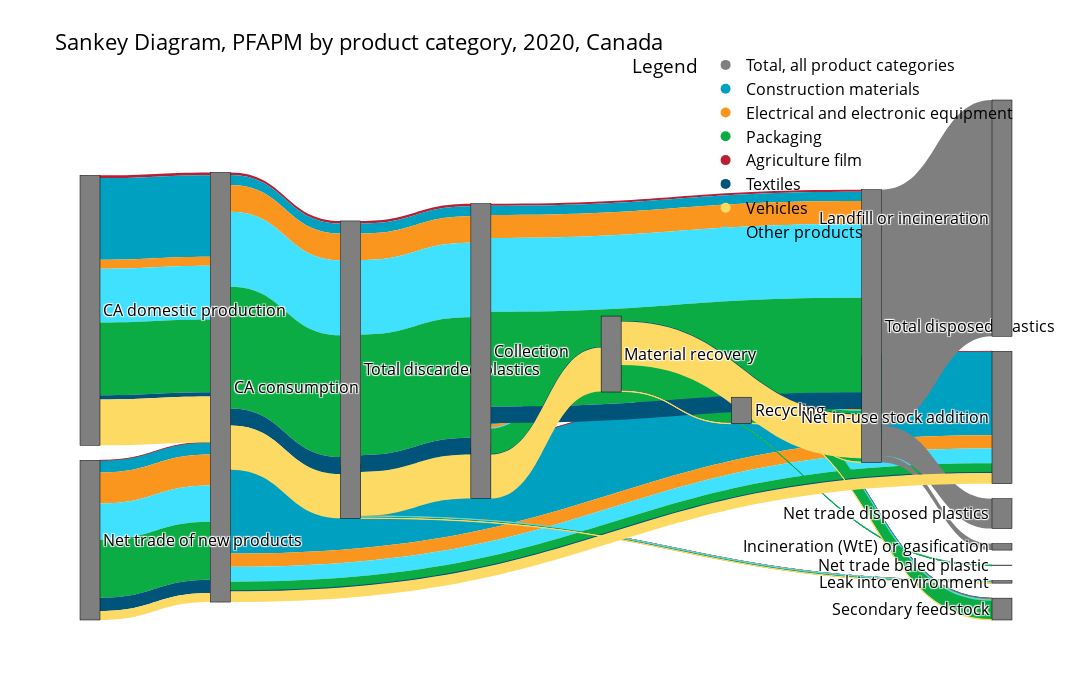

The notebook cell saved with this chart:
### Code cell
#create unique list of source/'From' and target/'To' for plotly
unique_from_to = list(pd.unique(links[['From','To']].values.ravel('K')))

# Create a list of unique nodes
unique_nodes = pd.concat([links['From'], links['To']]).unique()
node_index = {node: i for i, node in enumerate(unique_nodes)}

# Create new columns for indices in a safe way
links = links.assign(
    FromIndex=links['From'].map(node_index),
    ToIndex=links['To'].map(node_index))

#plot plotly Sankey
fig = go.Figure(data=[go.Sankey(
    valueformat = None,
    valuesuffix = 't', #all flows in unit tonnes
    node = dict(
      pad = 15,
      thickness = 20,
      line = dict(color = "black", width = 0.5),
      label = unique_from_to,
      color = "#7F7F7F"
    ),
    link = dict(
      source = links['FromIndex'], # indices correspond to labels
      target = links['ToIndex'],
      value = links['VALUE'],
        color = links['Colour_HEX']
  ))])

# Create legend
legend_trace = []
#creat two lists for legend of product categories and colour
categories= data_selection_StatCan_prod['Product category']
colors= data_selection_StatCan_prod['Colour_HEX']
#remove not-considered sub-categories of Electrical and electronic equipment (Electronics, Major appliances, Other electrical and electronic equipment)
#and of Packaging (Bottles, Film, Non-bottle rigid, Other packaging products)
    #remove index 3,4,5 and 7,8,9,10
categories= categories.drop([3,4,5,7,8,9,10])
colors= colors.drop([3,4,5,7,8,9,10])
for idx, (cat, color) in enumerate(zip(categories, colors)):
    legend_trace.append(go.Scatter(
        x=[None],
        y=[None],
        mode='markers',
        marker=dict(size=10, color=color),
        name=cat
    ))

# Add legend to the figure
for trace in legend_trace:
    fig.add_trace(trace)

fig.update_layout(
    title_text="Sankey Diagram, PFAPM by product category, 2020, Canada", 
    font_size=10,
    font_color = "black",
    xaxis=dict(visible=False),
    yaxis=dict(visible=False),
    showlegend=True,
    legend=dict(
        title='Legend',
        orientation='h',
        yanchor='top',
        y=1.1,
        xanchor='right',
        x=0.9),
    width=1920,
    height=700,
    font=dict(size=16),
    plot_bgcolor='rgba(0,0,0,0)',     # Transparent plot area
    paper_bgcolor='rgba(0, 0, 0, 0)', # Transparent figure background
)
fig.show()

### Figure 1 — Plotly figure (JSON) as saved in the notebook; plotly's stock layout.template omitted (floating-point values rounded to 4 significant figures)
{"data": [{"link": {"color": ["#B91E32", "#B91E32", "#B91E32", "#B91E32", "#B91E32", "#B91E32", "#B91E32", "#B91E32", "#B91E32", "#B91E32", "#B91E32", "#B91E32", "#B91E32", "#00A1C0", "#00A1C0", "#00A1C0", "#00A1C0", "#00A1C0", "#00A1C0", "#00A1C0", "#00A1C0", "#00A1C0", "#00A1C0", "#00A1C0", "#00A1C0", "#00A1C0", "#FA961E", "#FA961E", "#FA961E", "#FA961E", "#FA961E", "#FA961E", "#FA961E", "#FA961E", "#FA961E", "#FA961E", "#FA961E", "#FA961E", "#FA961E", "#40E0FF", "#40E0FF", "#40E0FF", "#40E0FF", "#40E0FF", "#40E0FF", "#40E0FF", "#40E0FF", "#40E0FF", "#40E0FF", "#40E0FF", "#40E0FF", "#40E0FF", "#0BAC43", "#0BAC43", "#0BAC43", "#0BAC43", "#0BAC43", "#0BAC43", "#0BAC43", "#0BAC43", "#0BAC43", "#0BAC43", "#0BAC43", "#0BAC43", "#0BAC43", "#005379", "#005379", "#005379", "#005379", "#005379", "#005379", "#005379", "#005379", "#005379", "#005379", "#7F7F7F", "#7F7F7F", "#7F7F7F", "#FDDA64", "#FDDA64", "#FDDA64", "#FDDA64", "#FDDA64", "#FDDA64", "#FDDA64", "#FDDA64", "#FDDA64", "#FDDA64", "#FDDA64", "#FDDA64", "#FDDA64"], "source": [0, 1, 1, 2, 3, 4, 5, 0, 6, 6, 4, 4, 2, 0, 1, 1, 2, 3, 4, 5, 0, 6, 6, 4, 4, 2, 0, 1, 1, 2, 3, 4, 5, 0, 6, 6, 4, 4, 2, 0, 1, 1, 2, 3, 4, 5, 0, 6, 6, 4, 4, 2, 0, 1, 1, 2, 3, 4, 5, 0, 6, 6, 4, 4, 2, 0, 1, 1, 2, 3, 5, 0, 4, 4, 2, 7, 7, 7, 0, 1, 1, 2, 3, 4, 5, 0, 6, 6, 4, 4, 2], "target": [1, 7, 4, 8, 2, 9, 2, 10, 11, 7, 7, 6, 0, 1, 7, 4, 8, 2, 9, 2, 10, 11, 7, 7, 6, 0, 1, 7, 4, 8, 2, 9, 2, 10, 11, 7, 7, 6, 0, 1, 7, 4, 8, 2, 9, 2, 10, 11, 7, 7, 6, 0, 1, 7, 4, 8, 2, 9, 2, 10, 11, 7, 7, 6, 0, 1, 7, 4, 8, 2, 2, 10, 7, 6, 0, 12, 13, 14, 1, 7, 4, 8, 2, 9, 2, 10, 11, 7, 7, 6, 0], "value": [43890.0, 33700.0, 10190.0, 8863.0, 7770.0, 0.0, 45370.0, 390.0, 7185.0, 1172.0, 1834.0, 8357.0, 44280.0, 164600.0, 153300.0, 11310.0, 1380000.0, 192900.0, 5164.0, 1353000.0, 1463.0, 3684.0, 921.0, 1537.0, 9769.0, 166100.0, 439200.0, 382800.0, 56200.0, 221200.0, 514400.0, 147.0, 150000.0, 4006.0, 24190.0, 5321.0, 26840.0, 29370.0, 443200.0, 1234000.0, 1222000.0, 10970.0, 246700.0, 600900.0, 124.0, 888600.0, 9276.0, 7520.0, 2083.0, 1492.0, 9479.0, 1243000.0, 2000000.0, 1569000.0, 430000.0, 149200.0, 959100.0, 4639.0, 1208000.0, 17780.0, 313500.0, 64180.0, 56940.0, 373000.0, 2018000.0, 278100.0, 275400.0, 2450.0, 9834.0, 221800.0, 68680.0, 2473.0, 333.0, 2116.0, 280600.0, 107600.0, 3917000.0, 496200.0, 727600.0, 0.0, 727600.0, 177700.0, 149600.0, 0.0, 760700.0, 4977.0, 6161.0, 1114.0, 720300.0, 7276.0, 732600.0]}, "node": {"color": "#7F7F7F", "label": ["Total discarded plastics", "Collection", "CA consumption", "Net trade of new products", "Material recovery", "CA domestic production", "Recycling", "Total disposed plastics", "Net in-use stock addition", "Net trade baled plastic", "Leak into environment", "Secondary feedstock", "Incineration (WtE) or gasification", "Landfill or incineration", "Net trade disposed plastics"], "line": {"color": "black", "width": 0.5}, "pad": 15, "thickness": 20}, "valuesuffix": "t", "type": "sankey"}, {"marker": {"color": "#7F7F7F", "size": 10}, "mode": "markers", "name": "Total, all product categories", "x": [null], "y": [null], "type": "scatter"}, {"marker": {"color": "#00A1C0", "size": 10}, "mode": "markers", "name": "Construction materials", "x": [null], "y": [null], "type": "scatter"}, {"marker": {"color": "#FA961E", "size": 10}, "mode": "markers", "name": "Electrical and electronic equipment", "x": [null], "y": [null], "type": "scatter"}, {"marker": {"color": "#0BAC43", "size": 10}, "mode": "markers", "name": "Packaging", "x": [null], "y": [null], "type": "scatter"}, {"marker": {"color": "#B91E32", "size": 10}, "mode": "markers", "name": "Agriculture film", "x": [null], "y": [null], "type": "scatter"}, {"marker": {"color": "#005379", "size": 10}, "mode": "markers", "name": "Textiles", "x": [null], "y": [null], "type": "scatter"}, {"marker": {"color": "#FDDA64", "size": 10}, "mode": "markers", "name": "Vehicles", "x": [null], "y": [null], "type": "scatter"}, {"marker": {"color": "#40E0FF", "size": 10}, "mode": "markers", "name": "Other products", "x": [null], "y": [null], "type": "scatter"}], "layout": {"title": {"text": "Sankey Diagram, PFAPM by product category, 2020, Canada"}, "font": {"size": 16, "color": "black"}, "xaxis": {"visible": false}, "yaxis": {"visible": false}, "legend": {"title": {"text": "Legend"}, "orientation": "h", "yanchor": "top", "y": 1.1, "xanchor": "right", "x": 0.9}, "showlegend": true, "width": 1920, "height": 700, "plot_bgcolor": "rgba(0,0,0,0)", "paper_bgcolor": "rgba(0, 0, 0, 0)"}}
